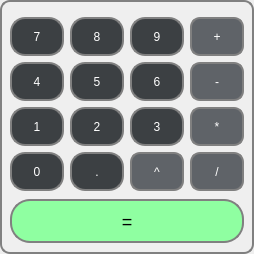
        <widget class="QWidget" name="widget" native="true">
         <property name="styleSheet">
          <string notr="true">border: 2px solid gray;
    border-radius: 10px;
    padding: 0px;</string>
         </property>
         <layout class="QGridLayout" name="Digits">
          <property name="leftMargin">
           <number>10</number>
          </property>
          <property name="topMargin">
           <number>10</number>
          </property>
          <property name="rightMargin">
           <number>10</number>
          </property>
          <property name="bottomMargin">
           <number>10</number>
          </property>
          <item row="1" column="0">
           <widget class="QPushButton" name="button_7">
            <property name="sizePolicy">
             <sizepolicy hsizetype="Preferred" vsizetype="Preferred">
              <horstretch>0</horstretch>
              <verstretch>0</verstretch>
             </sizepolicy>
            </property>
            <property name="minimumSize">
             <size>
              <width>54</width>
              <height>39</height>
             </size>
            </property>
            <property name="maximumSize">
             <size>
              <width>74</width>
              <height>25</height>
             </size>
            </property>
            <property name="styleSheet">
             <string notr="true">        QPushButton {
              font-size: 12px;
              min-width: 30px;
              min-height: 15px;
              border-radius: 15px;
              background-color: #3c4043;
              padding: 10px;
              color: white;
margin: 0px 0px 0px 0px
          }
          QPushButton:hover {
              background-color: #55595d;
          }
          QPushButton:pressed {
              background-color: #696f73;
          }</string>
            </property>
            <property name="text">
             <string>7</string>
            </property>
           </widget>
          </item>
          <item row="5" column="1">
           <widget class="QPushButton" name="button_dot">
            <property name="sizePolicy">
             <sizepolicy hsizetype="Preferred" vsizetype="Fixed">
              <horstretch>0</horstretch>
              <verstretch>0</verstretch>
             </sizepolicy>
            </property>
            <property name="minimumSize">
             <size>
              <width>54</width>
              <height>39</height>
             </size>
            </property>
            <property name="maximumSize">
             <size>
              <width>16777215</width>
              <height>25</height>
             </size>
            </property>
            <property name="styleSheet">
             <string notr="true">        QPushButton {
              font-size: 12px;
              min-width: 30px;
              min-height: 15px;
              border-radius: 15px;
              background-color: #3c4043;
              padding: 10px;
              color: white;
margin: 0px 0px 0px 0px
          }
          QPushButton:hover {
              background-color: #55595d;
          }
          QPushButton:pressed {
              background-color: #696f73;
          }</string>
            </property>
            <property name="text">
             <string>.</string>
            </property>
           </widget>
          </item>
          <item row="1" column="3">
           <widget class="QPushButton" name="button_add">
            <property name="sizePolicy">
             <sizepolicy hsizetype="Preferred" vsizetype="Fixed">
              <horstretch>0</horstretch>
              <verstretch>0</verstretch>
             </sizepolicy>
            </property>
            <property name="minimumSize">
             <size>
              <width>54</width>
              <height>39</height>
             </size>
            </property>
            <property name="maximumSize">
             <size>
              <width>16777215</width>
              <height>25</height>
             </size>
            </property>
            <property name="styleSheet">
             <string notr="true">        QPushButton {
              font-size: 12px;
              min-width: 30px;
              min-height: 15px;
              border-radius: 10px;
              background-color: #5f6368;
              padding: 10px;
              color: white;
margin: 0px 0px 0px 0px
          }
          QPushButton:hover {
              background-color: #74797f;
          }
          QPushButton:pressed {
              background-color: #898d93;
          }</string>
            </property>
            <property name="text">
             <string>+</string>
            </property>
           </widget>
          </item>
          <item row="1" column="1">
           <widget class="QPushButton" name="button_8">
            <property name="sizePolicy">
             <sizepolicy hsizetype="Preferred" vsizetype="Fixed">
              <horstretch>0</horstretch>
              <verstretch>0</verstretch>
             </sizepolicy>
            </property>
            <property name="minimumSize">
             <size>
              <width>54</width>
              <height>39</height>
             </size>
            </property>
            <property name="maximumSize">
             <size>
              <width>74</width>
              <height>25</height>
             </size>
            </property>
            <property name="styleSheet">
             <string notr="true">        QPushButton {
              font-size: 12px;
              min-width: 30px;
              min-height: 15px;
              border-radius: 15px;
              background-color: #3c4043;
              padding: 10px;
              color: white;
margin: 0px 0px 0px 0px
          }
          QPushButton:hover {
              background-color: #55595d;
          }
          QPushButton:pressed {
              background-color: #696f73;
          }</string>
            </property>
            <property name="text">
             <string>8</string>
            </property>
           </widget>
          </item>
          <item row="5" column="0">
           <widget class="QPushButton" name="button_0">
            <property name="sizePolicy">
             <sizepolicy hsizetype="Preferred" vsizetype="Fixed">
              <horstretch>0</horstretch>
              <verstretch>0</verstretch>
             </sizepolicy>
            </property>
            <property name="minimumSize">
             <size>
              <width>54</width>
              <height>39</height>
             </size>
            </property>
            <property name="maximumSize">
             <size>
              <width>16777215</width>
              <height>25</height>
             </size>
            </property>
            <property name="styleSheet">
             <string notr="true">        QPushButton {
              font-size: 12px;
              min-width: 30px;
              min-height: 15px;
              border-radius: 15px;
              background-color: #3c4043;
              padding: 10px;
              color: white;
margin: 0px 0px 0px 0px
          }
          QPushButton:hover {
              background-color: #55595d;
          }
          QPushButton:pressed {
              background-color: #696f73;
          }</string>
            </property>
            <property name="text">
             <string>0</string>
            </property>
           </widget>
          </item>
          <item row="1" column="2">
           <widget class="QPushButton" name="button_9">
            <property name="sizePolicy">
             <sizepolicy hsizetype="Preferred" vsizetype="Fixed">
              <horstretch>0</horstretch>
              <verstretch>0</verstretch>
             </sizepolicy>
            </property>
            <property name="minimumSize">
             <size>
              <width>54</width>
              <height>39</height>
             </size>
            </property>
            <property name="maximumSize">
             <size>
              <width>16777215</width>
              <height>25</height>
             </size>
            </property>
            <property name="styleSheet">
             <string notr="true">        QPushButton {
              font-size: 12px;
              min-width: 30px;
              min-height: 15px;
              border-radius: 15px;
              background-color: #3c4043;
              padding: 10px;
              color: white;
margin: 0px 0px 0px 0px
          }
          QPushButton:hover {
              background-color: #55595d;
          }
          QPushButton:pressed {
              background-color: #696f73;
          }</string>
            </property>
            <property name="text">
             <string>9</string>
            </property>
           </widget>
          </item>
          <item row="5" column="2">
           <widget class="QPushButton" name="button_pow">
            <property name="sizePolicy">
             <sizepolicy hsizetype="Preferred" vsizetype="Fixed">
              <horstretch>0</horstretch>
              <verstretch>0</verstretch>
             </sizepolicy>
            </property>
            <property name="minimumSize">
             <size>
              <width>54</width>
              <height>39</height>
             </size>
            </property>
            <property name="maximumSize">
             <size>
              <width>16777215</width>
              <height>25</height>
             </size>
            </property>
            <property name="styleSheet">
             <string notr="true">        QPushButton {
              font-size: 12px;
              min-width: 30px;
              min-height: 15px;
              border-radius: 10px;
              background-color: #5f6368;
              padding: 10px;
              color: white;
margin: 0px 0px 0px 0px
          }
          QPushButton:hover {
              background-color: #74797f;
          }
          QPushButton:pressed {
              background-color: #898d93;
          }</string>
            </property>
            <property name="text">
             <string>^</string>
            </property>
           </widget>
          </item>
          <item row="4" column="3">
           <widget class="QPushButton" name="button_multiply">
            <property name="sizePolicy">
             <sizepolicy hsizetype="Preferred" vsizetype="Fixed">
              <horstretch>0</horstretch>
              <verstretch>0</verstretch>
             </sizepolicy>
            </property>
            <property name="minimumSize">
             <size>
              <width>54</width>
              <height>39</height>
             </size>
            </property>
            <property name="maximumSize">
             <size>
              <width>16777215</width>
              <height>25</height>
             </size>
            </property>
            <property name="styleSheet">
             <string notr="true">        QPushButton {
              font-size: 12px;
              min-width: 30px;
              min-height: 15px;
              border-radius: 10px;
              background-color: #5f6368;
              padding: 10px;
              color: white;
margin: 0px 0px 0px 0px
          }
          QPushButton:hover {
              background-color: #74797f;
          }
          QPushButton:pressed {
              background-color: #898d93;
          }</string>
            </property>
            <property name="text">
             <string>*</string>
            </property>
           </widget>
          </item>
          <item row="2" column="2">
           <widget class="QPushButton" name="button_6">
            <property name="sizePolicy">
             <sizepolicy hsizetype="Preferred" vsizetype="Fixed">
              <horstretch>0</horstretch>
              <verstretch>0</verstretch>
             </sizepolicy>
            </property>
            <property name="minimumSize">
             <size>
              <width>54</width>
              <height>39</height>
             </size>
            </property>
            <property name="maximumSize">
             <size>
              <width>16777215</width>
              <height>25</height>
             </size>
            </property>
            <property name="styleSheet">
             <string notr="true">        QPushButton {
              font-size: 12px;
              min-width: 30px;
              min-height: 15px;
              border-radius: 15px;
              background-color: #3c4043;
              padding: 10px;
              color: white;
margin: 0px 0px 0px 0px
          }
          QPushButton:hover {
              background-color: #55595d;
          }
          QPushButton:pressed {
              background-color: #696f73;
          }</string>
            </property>
            <property name="text">
             <string>6</string>
            </property>
           </widget>
          </item>
          <item row="4" column="1">
           <widget class="QPushButton" name="button_2">
            <property name="sizePolicy">
             <sizepolicy hsizetype="Preferred" vsizetype="Fixed">
              <horstretch>0</horstretch>
              <verstretch>0</verstretch>
             </sizepolicy>
            </property>
            <property name="minimumSize">
             <size>
              <width>54</width>
              <height>39</height>
             </size>
            </property>
            <property name="maximumSize">
             <size>
              <width>16777215</width>
              <height>25</height>
             </size>
            </property>
            <property name="styleSheet">
             <string notr="true">        QPushButton {
              font-size: 12px;
              min-width: 30px;
              min-height: 15px;
              border-radius: 15px;
              background-color: #3c4043;
              padding: 10px;
              color: white;
margin: 0px 0px 0px 0px
          }
          QPushButton:hover {
              background-color: #55595d;
          }
          QPushButton:pressed {
              background-color: #696f73;
          }</string>
            </property>
            <property name="text">
             <string>2</string>
            </property>
           </widget>
          </item>
          <item row="5" column="3">
           <widget class="QPushButton" name="button_divide">
            <property name="sizePolicy">
             <sizepolicy hsizetype="Preferred" vsizetype="Fixed">
              <horstretch>0</horstretch>
              <verstretch>0</verstretch>
             </sizepolicy>
            </property>
            <property name="minimumSize">
             <size>
              <width>54</width>
              <height>39</height>
             </size>
            </property>
            <property name="maximumSize">
             <size>
              <width>16777215</width>
              <height>25</height>
             </size>
            </property>
            <property name="styleSheet">
             <string notr="true">        QPushButton {
              font-size: 12px;
              min-width: 30px;
              min-height: 15px;
              border-radius: 10px;
              background-color: #5f6368;
              padding: 10px;
              color: white;
margin: 0px 0px 0px 0px
          }
          QPushButton:hover {
              background-color: #74797f;
          }
          QPushButton:pressed {
              background-color: #898d93;
          }</string>
            </property>
            <property name="text">
             <string>/</string>
            </property>
           </widget>
          </item>
          <item row="2" column="1">
           <widget class="QPushButton" name="button_5">
            <property name="sizePolicy">
             <sizepolicy hsizetype="Preferred" vsizetype="Fixed">
              <horstretch>0</horstretch>
              <verstretch>0</verstretch>
             </sizepolicy>
            </property>
            <property name="minimumSize">
             <size>
              <width>54</width>
              <height>39</height>
             </size>
            </property>
            <property name="maximumSize">
             <size>
              <width>16777215</width>
              <height>25</height>
             </size>
            </property>
            <property name="styleSheet">
             <string notr="true">        QPushButton {
              font-size: 12px;
              min-width: 30px;
              min-height: 15px;
              border-radius: 15px;
              background-color: #3c4043;
              padding: 10px;
              color: white;
margin: 0px 0px 0px 0px
          }
          QPushButton:hover {
              background-color: #55595d;
          }
          QPushButton:pressed {
              background-color: #696f73;
          }</string>
            </property>
            <property name="text">
             <string>5</string>
            </property>
           </widget>
          </item>
          <item row="2" column="0">
           <widget class="QPushButton" name="button_4">
            <property name="sizePolicy">
             <sizepolicy hsizetype="Preferred" vsizetype="Fixed">
              <horstretch>0</horstretch>
              <verstretch>0</verstretch>
             </sizepolicy>
            </property>
            <property name="minimumSize">
             <size>
              <width>54</width>
              <height>39</height>
             </size>
            </property>
            <property name="maximumSize">
             <size>
              <width>16777215</width>
              <height>25</height>
             </size>
            </property>
            <property name="styleSheet">
             <string notr="true">        QPushButton {
              font-size: 12px;
              min-width: 30px;
              min-height: 15px;
              border-radius: 15px;
              background-color: #3c4043;
              padding: 10px;
              color: white;
margin: 0px 0px 0px 0px
          }
          QPushButton:hover {
              background-color: #55595d;
          }
          QPushButton:pressed {
              background-color: #696f73;
          }</string>
            </property>
            <property name="text">
             <string>4</string>
            </property>
           </widget>
          </item>
          <item row="4" column="0">
           <widget class="QPushButton" name="button_1">
            <property name="sizePolicy">
             <sizepolicy hsizetype="Preferred" vsizetype="Fixed">
              <horstretch>0</horstretch>
              <verstretch>0</verstretch>
             </sizepolicy>
            </property>
            <property name="minimumSize">
             <size>
              <width>54</width>
              <height>39</height>
             </size>
            </property>
            <property name="maximumSize">
             <size>
              <width>16777215</width>
              <height>25</height>
             </size>
            </property>
            <property name="styleSheet">
             <string notr="true">        QPushButton {
              font-size: 12px;
              min-width: 30px;
              min-height: 15px;
              border-radius: 15px;
              background-color: #3c4043;
              padding: 10px;
              color: white;
margin: 0px 0px 0px 0px
          }
          QPushButton:hover {
              background-color: #55595d;
          }
          QPushButton:pressed {
              background-color: #696f73;
          }</string>
            </property>
            <property name="text">
             <string>1</string>
            </property>
           </widget>
          </item>
          <item row="4" column="2">
           <widget class="QPushButton" name="button_3">
            <property name="sizePolicy">
             <sizepolicy hsizetype="Preferred" vsizetype="Fixed">
              <horstretch>0</horstretch>
              <verstretch>0</verstretch>
             </sizepolicy>
            </property>
            <property name="minimumSize">
             <size>
              <width>54</width>
              <height>39</height>
             </size>
            </property>
            <property name="maximumSize">
             <size>
              <width>16777215</width>
              <height>25</height>
             </size>
            </property>
            <property name="styleSheet">
             <string notr="true">        QPushButton {
              font-size: 12px;
              min-width: 30px;
              min-height: 15px;
              border-radius: 15px;
              background-color: #3c4043;
              padding: 10px;
              color: white;
margin: 0px 0px 0px 0px
          }
          QPushButton:hover {
              background-color: #55595d;
          }
          QPushButton:pressed {
              background-color: #696f73;
          }</string>
            </property>
            <property name="text">
             <string>3</string>
            </property>
           </widget>
          </item>
          <item row="2" column="3">
           <widget class="QPushButton" name="button_subtract">
            <property name="sizePolicy">
             <sizepolicy hsizetype="Preferred" vsizetype="Fixed">
              <horstretch>0</horstretch>
              <verstretch>0</verstretch>
             </sizepolicy>
            </property>
            <property name="minimumSize">
             <size>
              <width>54</width>
              <height>39</height>
             </size>
            </property>
            <property name="maximumSize">
             <size>
              <width>16777215</width>
              <height>25</height>
             </size>
            </property>
            <property name="styleSheet">
             <string notr="true">        QPushButton {
              font-size: 12px;
              min-width: 30px;
              min-height: 15px;
              border-radius: 10px;
              background-color: #5f6368;
              padding: 10px;
              color: white;
margin: 0px 0px 0px 0px
          }
          QPushButton:hover {
              background-color: #74797f;
          }
          QPushButton:pressed {
              background-color: #898d93;
          }</string>
            </property>
            <property name="text">
             <string>-</string>
            </property>
           </widget>
          </item>
          <item row="7" column="0" colspan="4">
           <spacer name="horizontalSpacer">
            <property name="orientation">
             <enum>Qt::Horizontal</enum>
            </property>
            <property name="sizeHint" stdset="0">
             <size>
              <width>40</width>
              <height>10</height>
             </size>
            </property>
           </spacer>
          </item>
          <item row="6" column="0" colspan="4">
           <widget class="QPushButton" name="button_equals">
            <property name="minimumSize">
             <size>
              <width>64</width>
              <height>44</height>
             </size>
            </property>
            <property name="maximumSize">
             <size>
              <width>16777215</width>
              <height>25</height>
             </size>
            </property>
            <property name="styleSheet">
             <string notr="true">        QPushButton {
              font-size: 18px;
              min-width: 40px;
              min-height: 20px;
              border-radius: 20px;
              background-color: #8fffa1;
              padding: 10px;
              color: black;
margin: 0px 0px 0px 0px
          }
          QPushButton:hover {
              background-color: #aaffb7;
          }
          QPushButton:pressed {
              background-color: #b8ffc3;
          }</string>
            </property>
            <property name="text">
             <string>=</string>
            </property>
           </widget>
          </item>
         </layout>
        </widget>
